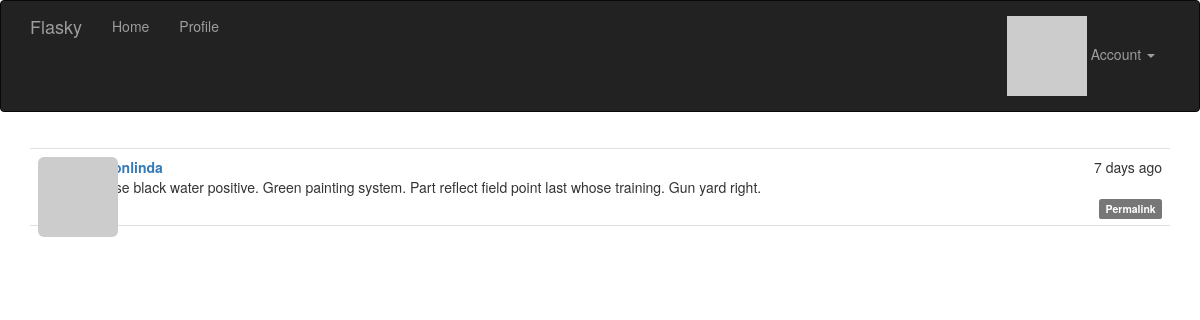
Page /post/13 (signed in) on the committed database.
### app/models.py (models this page shows, shortened)
class Post(db.Model):
    __tablename__ = 'posts'
    id = db.Column(db.Integer, primary_key=True)
    body = db.Column(db.Text)
    body_html = db.Column(db.Text)
    timestamp = db.Column(db.DateTime, index=True, default=datetime.utcnow)
    author_id = db.Column(db.Integer, db.ForeignKey('users.id'))

class User(UserMixin, db.Model):
    __tablename__ = 'users'
    id = db.Column(db.Integer, primary_key=True)
    email = db.Column(db.String(64), unique=True, index=True)
    username = db.Column(db.String(64), unique=True, index=True)
    role_id = db.Column(db.Integer, db.ForeignKey('roles.id'))
    password_hash = db.Column(db.String(128))
    confirmed = db.Column(db.Boolean, default=False)
    name = db.Column(db.String(64))
    location = db.Column(db.String(64))
    about_me = db.Column(db.Text())
    member_since = db.Column(db.DateTime(), default=datetime.utcnow)
    last_seen = db.Column(db.DateTime(), default=datetime.utcnow)
    avatar_hash = db.Column(db.String(32))
    posts = db.relationship('Post', backref='author', lazy='dynamic')
    followed = db.relationship('Follow', foreign_keys=[Follow.follower_id],
                               backref=db.backref('follower', lazy='joined'),
                               lazy='dynamic',
                               cascade='all, delete-orphan')
    followers = db.relationship('Follow', foreign_keys=[Follow.followed_id],
                                backref=db.backref('followed', lazy='joined'),
                                lazy='dynamic',
                                cascade='all, delete-orphan')
    @property
    def password(self):
        raise AttributeError('password is not a readable attribute')
    def can(self, perm):
        return self.role is not None and self.role.has_permission(perm)
    def is_administrator(self):
        return self.can(Permission.ADMIN)
    def ping(self):
        self.last_seen = datetime.utcnow()
        db.session.add(self)
    def gravatar_hash(self):
        return hashlib.md5(self.email.lower().encode('utf-8')).hexdigest()
    def gravatar(self, size=100, default='identicon', rating='g'):
        url = 'https://secure.gravatar.com/avatar'
        hash = self.avatar_hash or self.gravatar_hash()
        return '{url}/{hash}?s={size}&d={default}&r={rating}'.format(
            url=url, hash=hash, size=size, default=default, rating=rating)

### app/main/views.py (the view)
@main.route('/post/<int:id>')
def post(id):
    post = Post.query.get_or_404(id)
    return render_template('post.html', posts=[post])

### app/auth/views.py (called while the page is built)
@auth.before_app_request
def before_request():
    if current_user.is_authenticated:
        current_user.ping()
        if not current_user.confirmed \
                and request.endpoint \
                and request.blueprint != 'auth' \
                and request.endpoint != 'static':
            return redirect(url_for('auth.unconfirmed'))

### app/main/__init__.py (called while the page is built)
@main.app_context_processor
def inject_permissions():
    return dict(Permission=Permission)

### app/models.py (called while the page is built)
@login_manager.user_loader
def load_user(user_id):
    return User.query.get(int(user_id))

    def has_permission(self, perm):
        return self.permissions & perm == perm

### app/templates/post.html (shortened to what this page needs)
{% extends 'base.html' %}
{% import '_macros.html' as macros %}
{% block page_content %}
{% include '_posts.html' %}
{% endblock %}

### app/templates/_posts.html
<ul class="posts">
    {% for post in posts %}
    <li class="post">
        <div class="post-thumbnail">
            <a href="{{ url_for('.user', username=post.author.username) }}">
                <img class="img-rounded profile-thumbnail" src="{{ post.author.gravatar(size=40) }}">
            </a>
        </div>
        <div class="post-content">
            <div class="post-date">{{ moment(post.timestamp).fromNow() }}</div>
            <div class="post-author"><a href="{{ url_for('.user', username=post.author.username) }}">{{ post.author.username }}</a></div>
            <div class="post-body">
                {% if post.body_html %}
                    {{ post.body_html | safe }}
                {% else %}
                    {{ post.body }}
                {% endif %}
            </div>
            <div class="post-footer">
                {% if current_user == post.author %}
                <a href="{{ url_for('.edit', id=post.id) }}">
                    <span class="label label-primary">Edit</span>
                </a>
                {% elif current_user.is_administrator() %}
                <a href="{{ url_for('.edit', id=post.id) }}">
                    <span class="label danger">Edit [Admin]</span>
                </a>
                {% endif %}
                <a href="{{ url_for('.post', id=post.id) }}">
                    <span class="label label-default">Permalink</span>
                </a>
            </div>
        </div>
    </li>
    {% endfor %}
</ul>

### app/static/styles.css (style rules this page uses)
.profile-thumbnail { position: absolute; }
ul.posts { list-style-type: none; padding: 0px; margin: 16px 0px 0px 0px; border-top: 1px solid #e0e0e0; }
ul.posts li.post { padding: 8px; border-bottom: 1px solid #e0e0e0; }
div.post-date { float: right; }
div.post-author { font-weight: bold; }
div.post-thumbnail { position: absolute; }
div.post-content { margin-left: 48px; min-height: 48px; }
div.post-footer { text-align: right; }

### rows in the picture
Post: timestamp "7 days ago", author.username "waltonlinda", body "Whose black water positive. Green painting system. Part reflect field point last whose training. Gun yard right."
